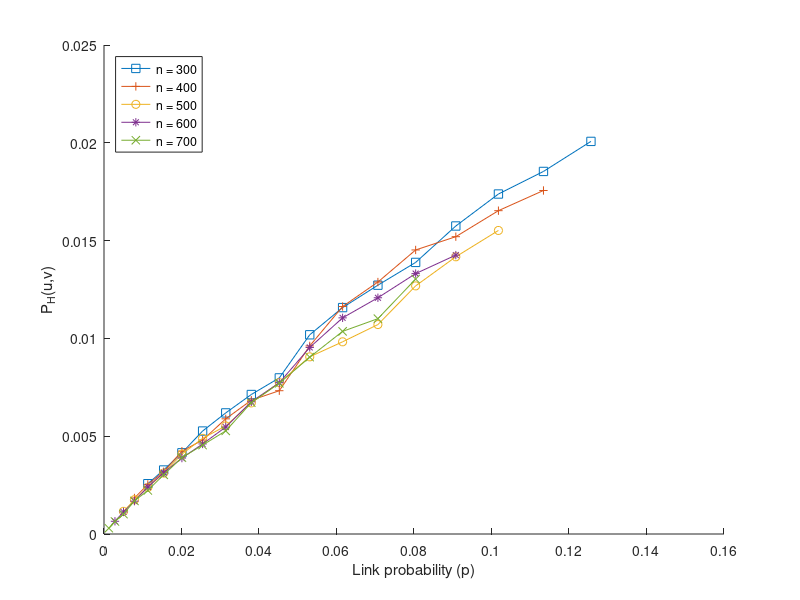

The MATLAB source for this figure:
P_H = [	0.002572,
		0.003272,
		0.004152,
		0.005264,
		0.006191,
		0.007132,
		0.007981,
		0.010185,
		0.011575,
		0.012721,
		0.013885,
		0.015747,
		0.017382,
		0.018536,
		0.020072];
P_H2 = [0.001842,
		0.002535,
		0.003183,
		0.004235,
		0.004802,
		0.005888,
		0.006839,
		0.007326,
		0.009616,
		0.011630,
		0.012882,
		0.014522,
		0.015200,
		0.016530,
		0.017562];
P_H3 = [0.001158,
		0.001753,
		0.002379,
		0.003115,
		0.004085,
		0.004890,
		0.005525,
		0.006702,
		0.007741,
		0.009058,
		0.009826,
		0.010707,
		0.012685,
		0.014173,
		0.015519];
P_H4 = [0.000651,
		0.001127,
		0.001679,
		0.002407,
		0.003134,
		0.003882,
		0.004604,
		0.005468,
		0.006760,
		0.007733,
		0.009537,
		0.011051,
		0.012078,
		0.013313,
		0.014259];	
P_H5 = [0.000296,
		0.000642,
		0.001016,
		0.001691,
		0.002227,
		0.003029,
		0.003904,
		0.004545,
		0.005271,
		0.006713,
		0.007706,
		0.009041,
		0.010359,
		0.011009,
		0.013033];

for i=0:size(P_H,1)-1
	%r (i+1) = (0.06+i*0.01);
	%r2(i+1) = (0.05+i*0.01);
	%r3(i+1) = (0.04+i*0.01);
	%r4(i+1) = (0.03+i*0.01);
	%r5(i+1) = (0.02+i*0.01);
	
	p (i+1) = pi*(0.06+i*0.01)^2;
	p2(i+1) = pi*(0.05+i*0.01)^2;
	p3(i+1) = pi*(0.04+i*0.01)^2;
	p4(i+1) = pi*(0.03+i*0.01)^2;
	p5(i+1) = pi*(0.02+i*0.01)^2;	

	%P_H (i+1) = P_H (i+1)/p(i+1);
	%P_H2(i+1) = P_H2(i+1)/p(i+1);
	%P_H3(i+1) = P_H3(i+1)/p(i+1);
	%P_H4(i+1) = P_H4(i+1)/p(i+1);
	%P_H5(i+1) = P_H5(i+1)/p(i+1);
end;

clf;
hold all;
plot(p ,P_H, '-s');
plot(p2,P_H2, '-+');
plot(p3,P_H3, '-o');
plot(p4,P_H4, '-*');
plot(p5,P_H5, '-x');
%ylim([0,0.3]);
xlabel('Link probability (p)');
ylabel('P_H(u,v)');
legend('n = 300', 'n = 400', 'n = 500', 'n = 600', 'n = 700', 'Location', 'NorthWest');
set(gcf, 'Position', [0, 0, 600, 250]);
